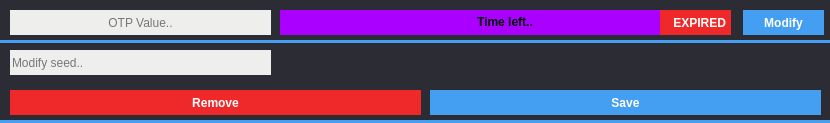
<?xml version="1.0" encoding="UTF-8"?>
<ui version="4.0">
 <class>DBWOtpItem</class>
 <widget class="QWidget" name="DBWOtpItem">
  <property name="geometry">
   <rect>
    <x>0</x>
    <y>0</y>
    <width>830</width>
    <height>123</height>
   </rect>
  </property>
  <property name="windowTitle">
   <string>Form</string>
  </property>
  <property name="styleSheet">
   <string notr="true">background-color: rgb(44, 44, 52);</string>
  </property>
  <widget class="QPushButton" name="save">
   <property name="geometry">
    <rect>
     <x>430</x>
     <y>90</y>
     <width>391</width>
     <height>25</height>
    </rect>
   </property>
   <property name="styleSheet">
    <string notr="true">QPushButton
{
border:0px;
background-color: rgb(68, 158, 241);
color: rgb(255, 255, 255);
font-weight: bold
}

QPushButton::pressed {
background-color: rgb(93, 127, 247);
}</string>
   </property>
   <property name="text">
    <string>Save</string>
   </property>
  </widget>
  <widget class="QLabel" name="expireLabel">
   <property name="geometry">
    <rect>
     <x>660</x>
     <y>10</y>
     <width>71</width>
     <height>25</height>
    </rect>
   </property>
   <property name="styleSheet">
    <string notr="true">color: rgb(255, 255, 255);
background-color: rgb(239, 41, 41);
font-weight: bold</string>
   </property>
   <property name="text">
    <string>    EXPIRED</string>
   </property>
  </widget>
  <widget class="QLineEdit" name="otpField">
   <property name="geometry">
    <rect>
     <x>10</x>
     <y>10</y>
     <width>261</width>
     <height>25</height>
    </rect>
   </property>
   <property name="styleSheet">
    <string notr="true">background-color: rgb(238, 238, 236);
color: rgb(0, 0, 0);
border-radius:0px</string>
   </property>
   <property name="text">
    <string/>
   </property>
   <property name="maxLength">
    <number>10000</number>
   </property>
   <property name="echoMode">
    <enum>QLineEdit::Normal</enum>
   </property>
   <property name="alignment">
    <set>Qt::AlignCenter</set>
   </property>
   <property name="readOnly">
    <bool>true</bool>
   </property>
   <property name="placeholderText">
    <string>OTP Value..</string>
   </property>
  </widget>
  <widget class="QPushButton" name="remove">
   <property name="geometry">
    <rect>
     <x>10</x>
     <y>90</y>
     <width>411</width>
     <height>25</height>
    </rect>
   </property>
   <property name="styleSheet">
    <string notr="true">QPushButton
{
border:0px;
background-color: rgb(239, 41, 41);
color: rgb(255, 255, 255);
font-weight: bold
}

QPushButton::pressed {
background-color: rgb(164, 0, 0);
}</string>
   </property>
   <property name="text">
    <string>Remove</string>
   </property>
  </widget>
  <widget class="QLineEdit" name="otpSeed">
   <property name="geometry">
    <rect>
     <x>10</x>
     <y>50</y>
     <width>261</width>
     <height>25</height>
    </rect>
   </property>
   <property name="styleSheet">
    <string notr="true">background-color: rgb(238, 238, 236);
color: rgb(0, 0, 0);
border-radius:0px</string>
   </property>
   <property name="text">
    <string/>
   </property>
   <property name="maxLength">
    <number>10000</number>
   </property>
   <property name="echoMode">
    <enum>QLineEdit::Normal</enum>
   </property>
   <property name="placeholderText">
    <string>Modify seed..</string>
   </property>
  </widget>
  <widget class="QPushButton" name="modify">
   <property name="geometry">
    <rect>
     <x>743</x>
     <y>10</y>
     <width>81</width>
     <height>25</height>
    </rect>
   </property>
   <property name="styleSheet">
    <string notr="true">QPushButton
{
border:0px;
background-color: rgb(93, 127, 247);
color: rgb(255, 255, 255);
font-weight: bold
}

QPushButton::checked {
background-color: rgb(68, 158, 241);
}</string>
   </property>
   <property name="text">
    <string>Modify</string>
   </property>
   <property name="checkable">
    <bool>true</bool>
   </property>
   <property name="checked">
    <bool>true</bool>
   </property>
  </widget>
  <widget class="QWidget" name="expiration" native="true">
   <property name="geometry">
    <rect>
     <x>440</x>
     <y>40</y>
     <width>380</width>
     <height>46</height>
    </rect>
   </property>
  </widget>
  <widget class="QProgressBar" name="progressBar">
   <property name="geometry">
    <rect>
     <x>280</x>
     <y>10</y>
     <width>451</width>
     <height>25</height>
    </rect>
   </property>
   <property name="styleSheet">
    <string notr="true">QProgressBar
{
	background-color: rgb(255, 255, 255);
	border-radius:0px;
	font-weight: bold;
}

QProgressBar::chunk 
{
	 
	background-color: rgb(170, 0, 255);
     width: 20px;
}</string>
   </property>
   <property name="maximum">
    <number>30</number>
   </property>
   <property name="value">
    <number>30</number>
   </property>
   <property name="alignment">
    <set>Qt::AlignCenter</set>
   </property>
   <property name="format">
    <string>Time left..</string>
   </property>
  </widget>
  <widget class="QLabel" name="downColor">
   <property name="geometry">
    <rect>
     <x>0</x>
     <y>40</y>
     <width>830</width>
     <height>3</height>
    </rect>
   </property>
   <property name="styleSheet">
    <string notr="true">background-color: rgb(68, 158, 241);</string>
   </property>
   <property name="text">
    <string/>
   </property>
  </widget>
  <widget class="QLabel" name="downColor_2">
   <property name="geometry">
    <rect>
     <x>0</x>
     <y>120</y>
     <width>830</width>
     <height>3</height>
    </rect>
   </property>
   <property name="styleSheet">
    <string notr="true">background-color: rgb(68, 158, 241);</string>
   </property>
   <property name="text">
    <string/>
   </property>
  </widget>
  <zorder>progressBar</zorder>
  <zorder>save</zorder>
  <zorder>expireLabel</zorder>
  <zorder>otpField</zorder>
  <zorder>remove</zorder>
  <zorder>otpSeed</zorder>
  <zorder>modify</zorder>
  <zorder>expiration</zorder>
  <zorder>downColor</zorder>
  <zorder>downColor_2</zorder>
 </widget>
 <resources/>
 <connections/>
</ui>
